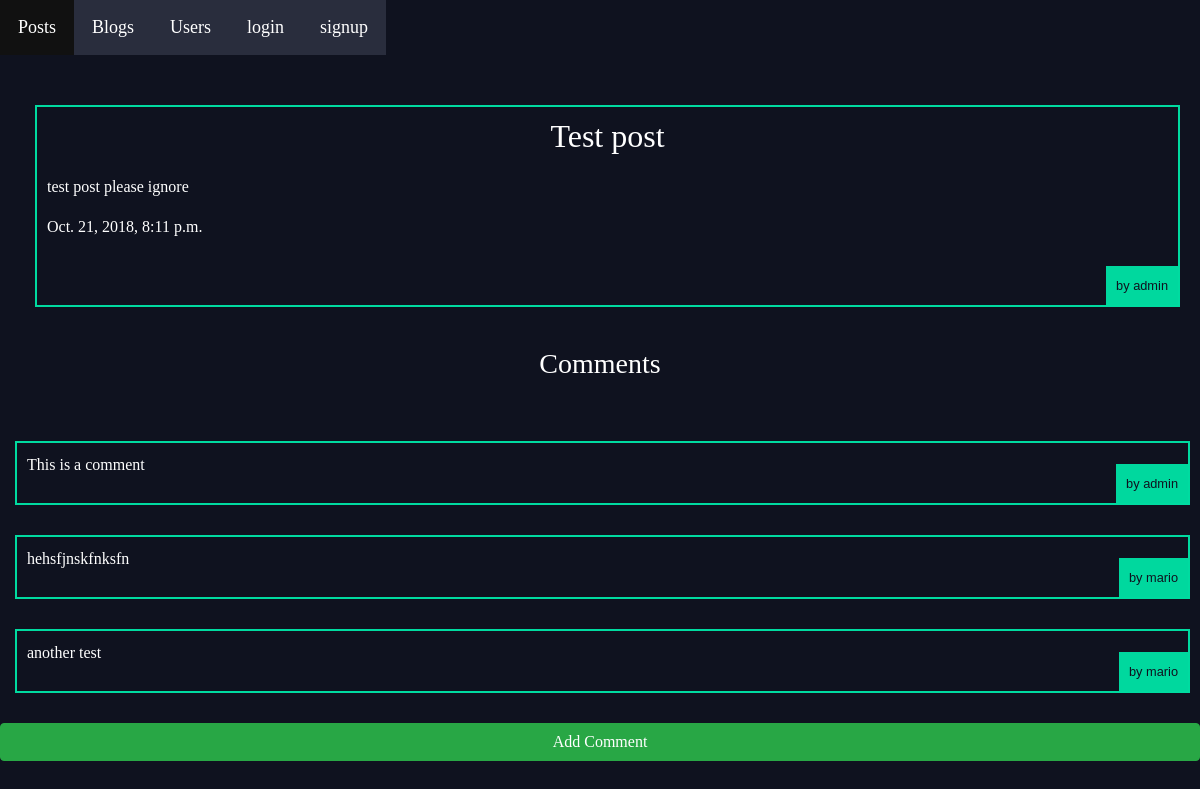
The page /social/posts/1/ on the database its author committed.
### social/models.py (models this page shows, shortened)
class posts(models.Model):
    user= models.ForeignKey(User,related_name='post_user',on_delete=models.CASCADE)
    title = models.CharField(max_length=100)
    body = models.TextField( null=True)
    pub_date = models.DateTimeField('Date published', auto_now_add = True)
    rating = models.IntegerField('rating', default=0)

class comments(models.Model):
    posts= models.ForeignKey(posts,related_name= 'comments_post', on_delete=models.CASCADE)
    user = models.ForeignKey(User, related_name= 'comments_user', on_delete= models.CASCADE)
    content = models.TextField()

### social/views.py (the view)
# urls.py: path('posts/<int:posts_id>/', views.detail, name='detail'),
def detail(request, posts_id):
    post = get_object_or_404(posts, pk=posts_id)
    commentlist = comments.objects.filter(posts = post)
    context = {
            'post': post,
            'commentlist': commentlist,
            }
    return render(request, 'social/detail.html',context)

### social/templates/social/detail.html
{% extends "basegeneric.html" %}
{% block content %}
  <div class="post-detail">
    <div class="post">
    <h2>{{ post.title }}</h2>
    <p>{{post.body}}</p>
      <p class="post-date">{{post.pub_date}}</p>
      <p class="username">by {{ post.user.username}}</p>
    </div>
  </div>
    <div class="comments">
      <h3> Comments </h3>
      {% if commentlist %}
        {% for comment in commentlist %}
          <div class="comment">
            <p>{{comment.content}}</p>
            <p class="username">by {{comment.user.username}}</p>
          </div>
        {% endfor %}
      {%else%}
        <p>no comments</p>
      {%endif%}
      <a href="{% url 'social:comment_create' posts_id=post.id %}" class="btn btn-success">Add Comment</a>
  </div>
{% endblock %}

### static/styles.css (style rules this page uses)
body { background-color: #0f121f; background-repeat-y: no-repeat; color: #fff; }
body * { font-family: Ubuntu; }
h1, h2, h3, h4, h5 { font-weight: normal; margin: 0; }
a, a:visited, a:hover { color: white; text-decoration: none; }
.post { margin-left: 15px; padding: 10px; border: 2px solid #00dba0; position: relative; padding-bottom : 50px; }
.wrapper .username { padding: 10px; position: absolute; right: 0; bottom: 0; margin: 0; background-color: #00d89e; color: #0f121f; font-size: 0.8em; font-family: sans-serif }
.comments { display: grid; grid-template-rows: 1fr 1fr; grid-gap:30px; }
.comment { margin-left: 15px; margin-right:10px; padding: 10px; border: 2px solid #00dba0; position: relative; }
.post-detail { display: grid; margin-top:30px; margin-bottom:20px; padding:20px; }
.post-detail h2 { text-align : center; margin-bottom:20px }
.comments h3 { text-align: center; }

### rows shown on the page
posts: title "Test post", body "test post please ignore", pub_date "Oct. 21, 2018, 8:11 p.m.", user.username "admin"
comments: content "This is a comment", user.username "admin"
comments: content "hehsfjnskfnksfn", user.username "mario"
comments: content "another test", user.username "mario"
